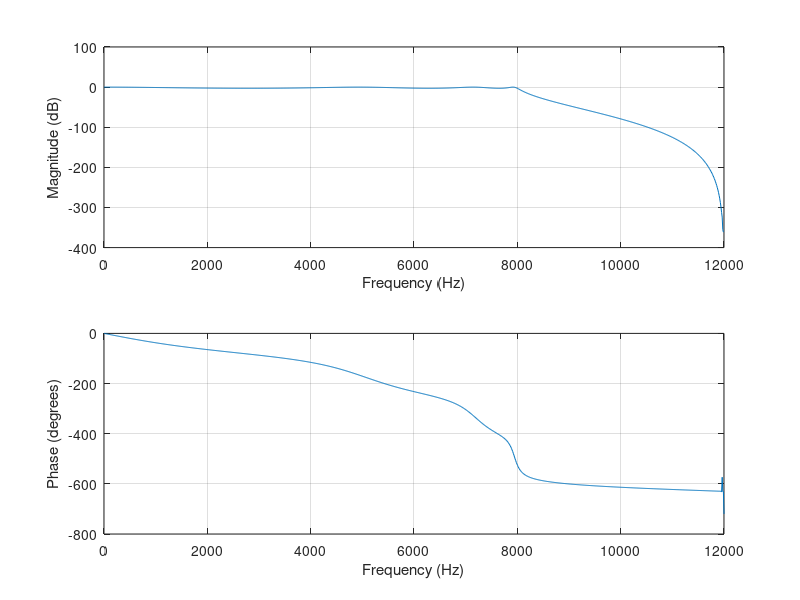
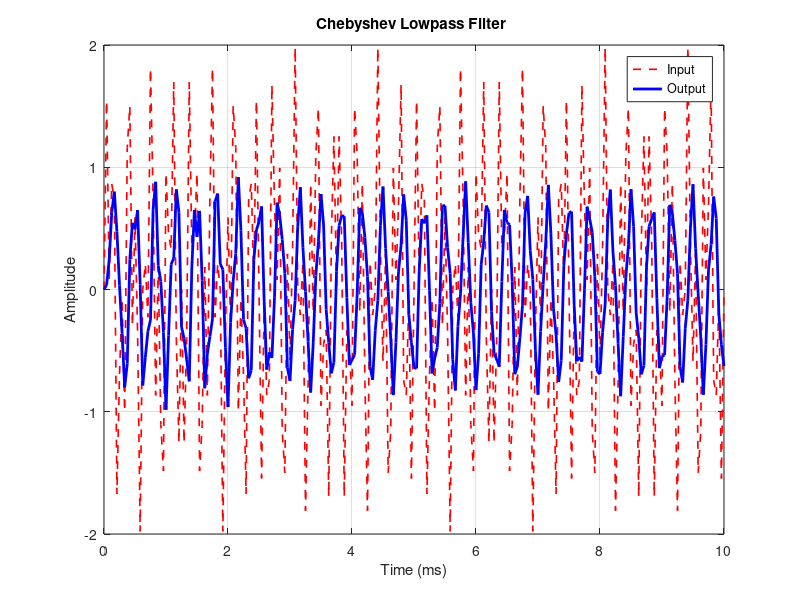
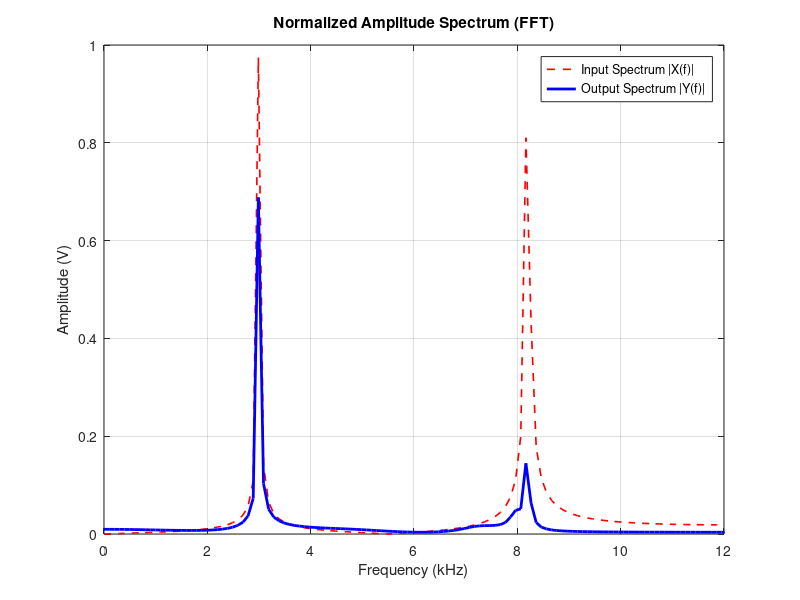

MATLAB code to generate these figures, in order:
% FIlter parameters
fs = 24000;                       % Sampling frequency 
Nyq = fs / 2;                     % Nyquist frequency 
Wp = 8000 / Nyq;                  % Normalized cutoff frequency for graph
[b, a] = cheby1(7, 3, Wp);        % 7th-order Chebyshev Type I
freqz(b, a, 1024, fs);            % Plot frequency response

% Input signal generation
t = 0:1/fs:0.01;                  
x1 = sin(2*pi*3000*t);             
x2 = sin(2*pi*8200*t);            
x = x1 + x2;                      

% Write out transferfunction
sys = tf(b, a, 1/fs, 'Variable', 'z^-1')

% Filtering signal
y = filter(b, a, x);            

% Plotting time domain
figure('Color', 'w');
plot(t * 1000, x, 'r--', 'LineWidth', 1.2); hold on;
plot(t * 1000, y, 'b-', 'LineWidth', 2);
grid on;
xlabel('Time (ms)');
ylabel('Amplitude');
title('Chebyshev Lowpass Filter ');
legend('Input', 'Output');

% --- 6. FFT Amplitude Spectrum Analysis (Problem 5 & Note 2) ---
N = length(x);                    % Number of samples

% Compute FFTs
X = fft(x);                       %[cite: 2]
Y = fft(y);                       

% Frequency vector in kHz (0 to fs/1000)
fvector = ((0:N-1) / N * fs) / 1000; 

% Normalized amplitude 
X_mag = (2/N) * abs(X);           
Y_mag = (2/N) * abs(Y);           

figure('Color', 'w');
plot(fvector, X_mag, 'r--', 'LineWidth', 1.2); hold on;
plot(fvector, Y_mag, 'b-', 'LineWidth', 2);
grid on;
xlim([0 fs/(2*1000)]);             
xlabel('Frequency (kHz)');        
ylabel('Amplitude (V)');          
title('Normalized Amplitude Spectrum (FFT)');
legend('Input Spectrum |X(f)|', 'Output Spectrum |Y(f)|');
